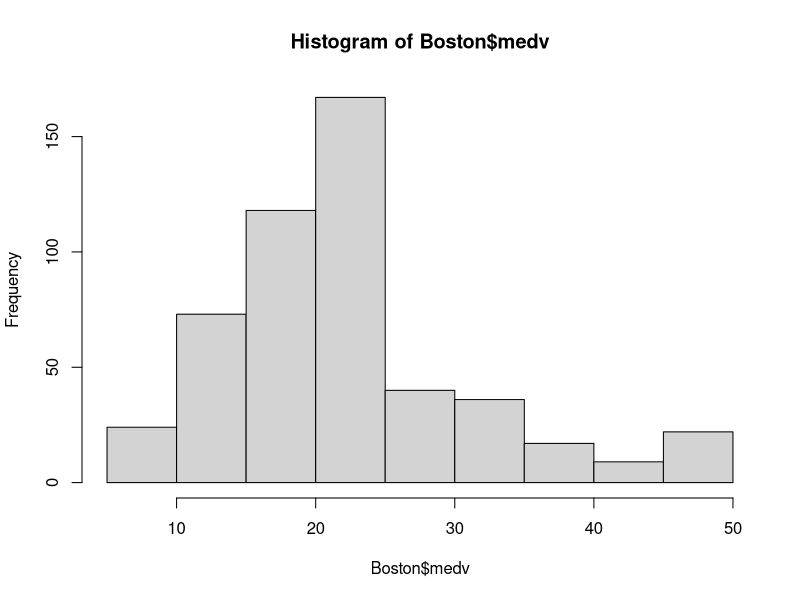
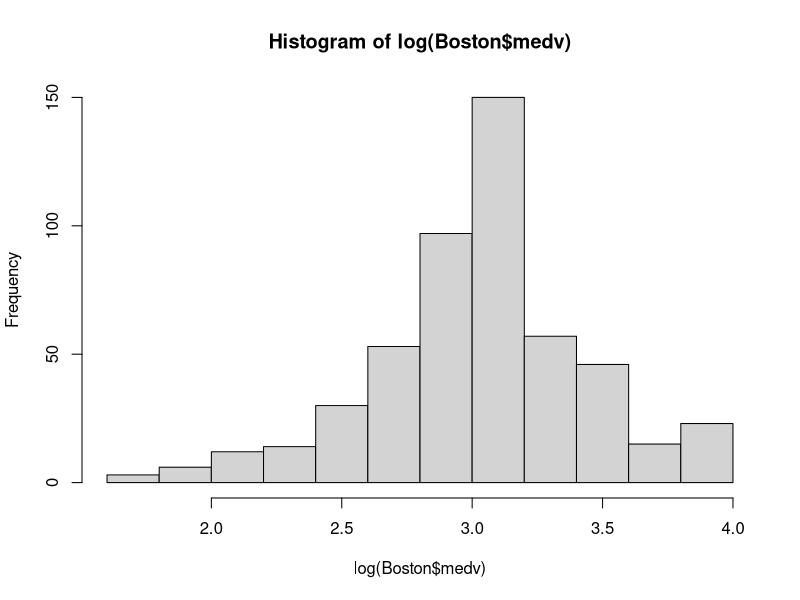
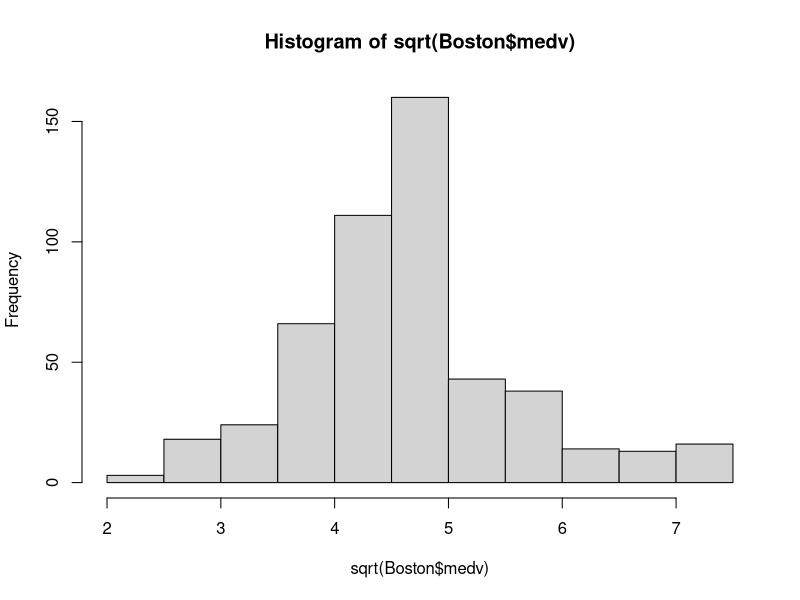
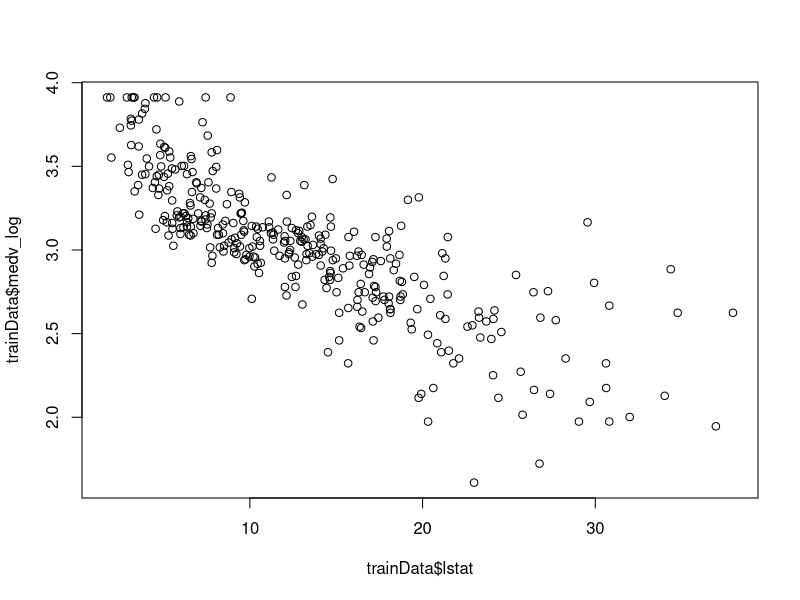
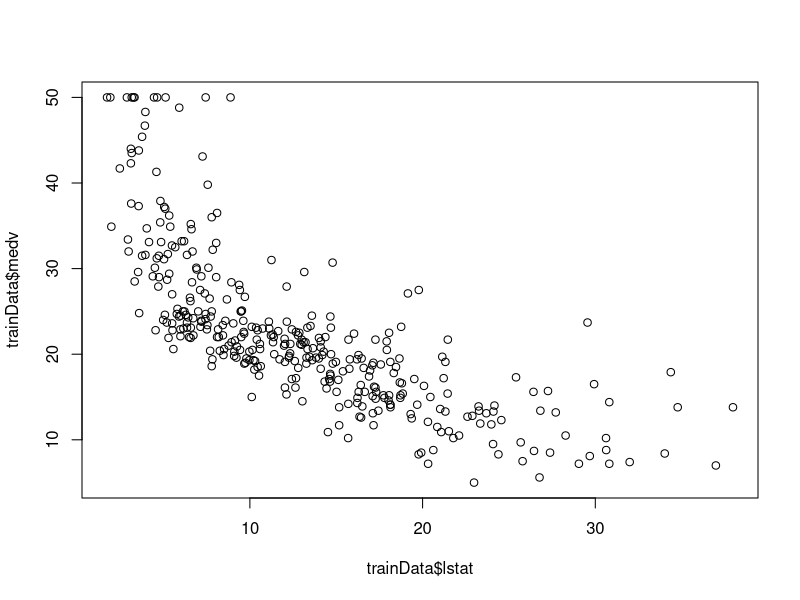
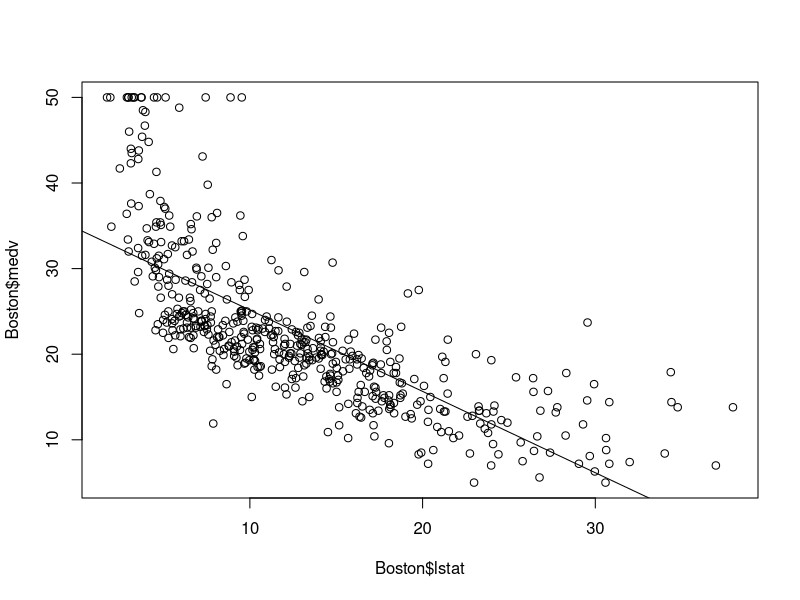
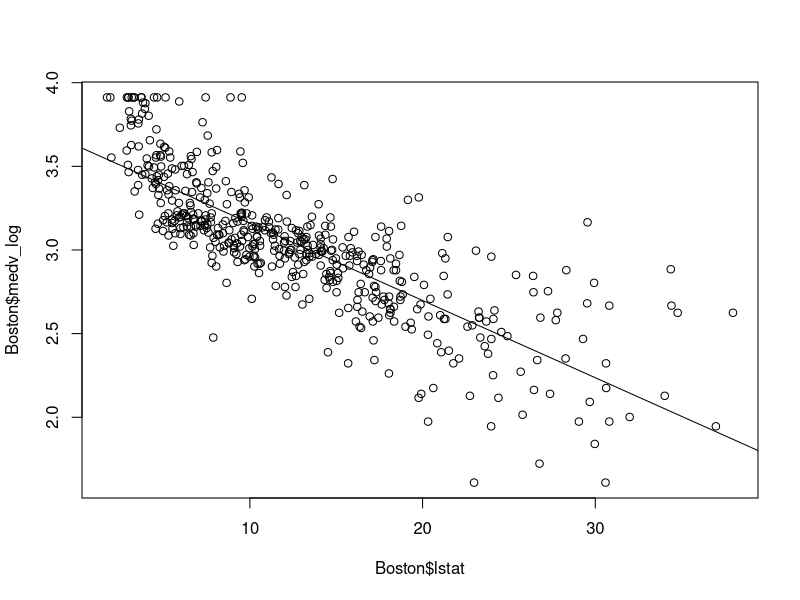
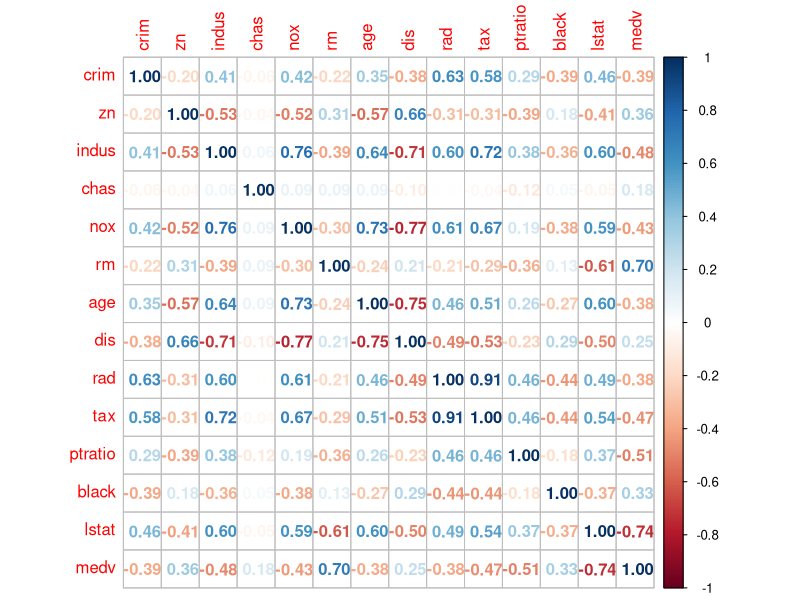

Write the R code that produced these figures, in order.
library(MASS)
data(Boston)
?Boston
Boston
summary(Boston$medv)
hist(Boston$medv)

##log or sqrt transformation to convert target variable to normal distribution
hist(log(Boston$medv))
hist(sqrt(Boston$medv))
summary(log(Boston$medv))
summary(sqrt(Boston$medv))

Boston$medv_sqrt = sqrt(Boston$medv)
Boston$medv_log = log(Boston$medv)

### 
rows = 1:nrow(Boston)
trainRows = sample(rows,round(0.7*nrow(Boston)))
testRows = rows[-trainRows]

trainData = Boston[trainRows,]
testData = Boston[testRows,]

row.names(trainData) = c(1:nrow(trainData))
######Simple Linear Regression - Using only Lstat
plot(trainData$lstat,trainData$medv_log)
plot(trainData$lstat,trainData$medv)
cor(trainData$lstat,trainData$medv)

mod1 = lm(medv~lstat,data=trainData)
mod2 = lm(medv_log~lstat,data=trainData)
summary(mod1)
summary(mod2)
plot(Boston$lstat,Boston$medv)
abline(mod1)

plot(Boston$lstat,Boston$medv_log)
abline(mod2)

preds = predict(mod2,testData)
length(preds)

### calculating RMSE
testData$preds = 2.718**preds
sqrt(mean((testData$preds - testData$medv)**2))

###
summary(Boston$medv_log)

############## Multiple Linear Regression ###############
#### Checking Correlation
library(corrplot)
corrplot(cor(Boston[,1:14]),method = 'number')

#### Buidling the model. Ignoring hte actual medv and medv_sqrt features as they are replicas of target
mod1 = lm(medv_log~ .-medv-medv_sqrt,data=trainData)
summary(mod1)

###### Dropping other features as the model returns low significance (No Stars or P-values > 0.05) agains these features
mod1 = lm(medv_log~ .-medv-medv_sqrt-zn-indus-age-chas,data=trainData)
summary(mod1)
plot(mod1)

preds = predict(mod1,testData)
length(preds)

### RMSE
testData$preds = 2.718**preds

sqrt(mean((testData$preds - testData$medv)**2))
### 5.319035 is the RMSE
### The above RMSE is clearly lower than the simple linear regression
plot(mod1)

### These record numbers may change based on the seed you set
trainData = trainData[-c(5,35,309),]
trainData = trainData[-c(87,210,271),]
# trainData = trainData

library(car)
vif(mod1)

hist(trainData$medv_log)

hist(trainData$medv_log)
trainData = trainData[trainData$medv_log>2,]
row.names(trainData) = c(1:nrow(trainData))
### Removing observations that are causing issues
trainData = trainData[-c(167,59,177,22,268),]
## Rebuilding the model
mod1 = lm(medv_log~ .-medv-medv_sqrt-zn-indus-age,data=trainData)
summary(mod1)

preds = predict(mod1,testData)
###
library(car)
vif(mod1)

### RMSE
hist(preds)
testData$preds = 2.718**preds

hist(testData$preds)

sqrt(mean((testData$preds - testData$medv)**2))
